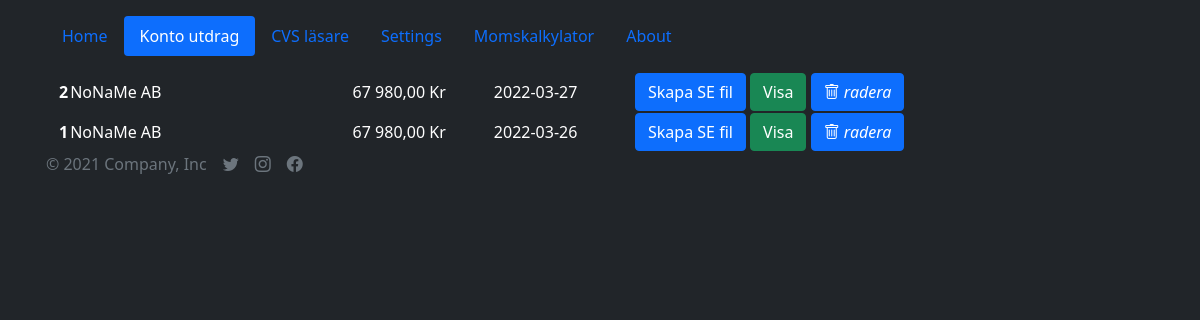
Before: /bank_statements with the older database file.
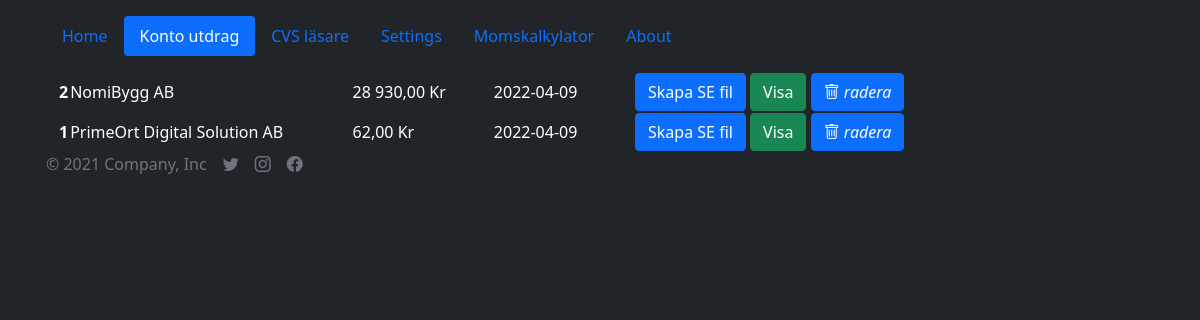
After: the same page with the newer database file.
### app/db/database_setup.py (models this page shows, shortened)
class BankStatement(Base):
    __tablename__ = 'bank_statement'
    __tableargs__ = {'comment': 'Bank Statements'}
    bank_statement_id = Column(Integer, nullable=False, unique=True, primary_key=True, autoincrement=True)
    title = Column(String(128), comment='Bank Statement name')
    summary = Column(String(128), comment='Summary')
    date = Column(String(128), default=datetime.utcnow(), comment='data')

### app/app.py (the view)
@app.route('/bank_statements')
def statements():
    return bank_statements.get_list_of_statements()

### app/bank_statements.py (called while the page is built)
def get_list_of_statements():
    statements = session.query(BankStatement).order_by(desc(BankStatement.bank_statement_id)).all()
    return render_template('bank_statements.html', statements=statements)

### app/templates/bank_statements.html (shortened to what this page needs)
{% extends 'base.html' %}
{% block body %}
    <main class="mt-3">
        <div class="container">
            <table>
                <tbody>
                {% for statement in statements %}
                    <tr class="gx-2 justify-content-center">
                        <th scope="row">{{ statement.bank_statement_id }}</th>
                        <td class="col-md-4">{{ statement.title }}</td>
                        <td class="col-md-2">{{ statement.summary }}</td>
                        <td class="col-md-2">{{ statement.date[0:10] }}</td>
                        <td class="col-auto">
                            <a href="/transactions/se/{{ statement.bank_statement_id }}"
                               class="btn btn-primary">Skapa SE fil</a>
                            <a href="/transactions/{{ statement.bank_statement_id }}" class="btn btn-success">Visa</a>
                            <a class="btn btn-primary" href="/bank_statements/{{ statement.bank_statement_id }}/delete" role="button">
                                <i class="bi bi-trash"> radera </i>
                            </a>
                        </td>
                    </tr>
                {% endfor %}
                </tbody>
            </table>
        </div>
    </main>
{% endblock %}

### app/templates/base.html (shortened to what this page needs)
<!doctype html>
<html lang="en" class="h-100 align-items-center">
<head>
    <link rel="stylesheet" href="{{ url_for('static',filename='css/main.css') }}">
    <link rel="stylesheet" href="https://cdn.jsdelivr.net/npm/bootstrap@5.1.3/dist/css/bootstrap.min.css"
>
    <link rel="stylesheet" href="https://cdn.jsdelivr.net/npm/bootstrap-icons@1.7.2/font/bootstrap-icons.css">
    <link rel="stylesheet"
          href="https://cdn.jsdelivr.net/npm/@fortawesome/fontawesome-free@5.15.4/css/fontawesome.min.css"
>
    <link href="https://cdn.jsdelivr.net/npm/bootstrap-dark-5@1.1.3/dist/css/bootstrap-night.min.css" rel="stylesheet">
    <link rel="stylesheet" href="https://cdnjs.cloudflare.com/ajax/libs/font-awesome/4.7.0/css/font-awesome.min.css">
</head>
<body class="text-white bg-dark">
<div class="container d-flex w-100  p-3 mx-auto flex-column">
    <header class="mb-auto">
        <ul class="nav nav-pills">
            <li class="nav-item"><a href="/"
                    {% if request.path == "/" %}
                                    class="active nav-link"
                    {% else %}
                                    class="nav-link"
                    {% endif %}
                                    aria-current="page">Home</a>
            </li>
            <li class="nav-item"><a href="/bank_statements"
                    {% if request.path == "/bank_statements" %}
                                    class="active nav-link"
                    {% else %}
                                    class="nav-link"
                    {% endif %}>Konto utdrag</a>
            </li>
            <li class="nav-item"><a href="/csv_reader"
                    {% if request.path == "/csv_reader" %}
                                    class="active nav-link"
                    {% else %}
                                    class="nav-link"
                    {% endif %}>CVS läsare</a></li>
            <li class="nav-item"><a href="/settings"
                    {% if request.path == "/settings" %}
                                    class="active nav-link"
                    {% else %}
                                    class="nav-link"
                    {% endif %}>Settings</a></li>
            <li class="nav-item"><a href="/vat"
                    {% if request.path == "/vat" %}
                                    class="active nav-link"
                    {% else %}
                                    class="nav-link"
                    {% endif %}>Momskalkylator</a></li>
            <li class="nav-item"><a href="/about"
                    {% if request.path == "/about" %}
                                    class="active nav-link"
                    {% else %}
                                    class="nav-link"
                    {% endif %}>About</a></li>
        </ul>
    </header>
    {% block body %}{% endblock %}
    <footer class="mt-auto text-white-50">
        <div class="d-flex align-items-center">
            <span class="text-muted">© 2021 Company, Inc</span>
            <ul class="nav mt-auto justify-content-end d-flex">
                <li class="ms-3">
                    <a class="text-muted" href="#">
                        <i class="bi bi-twitter"></i>
                    </a>
                </li>
                <li class="ms-3">
                    <a class="text-muted" href="#">
                        <i class="bi bi-instagram"></i>
                    </a>
                </li>
                <li class="ms-3">
                    <a class="text-muted" href="#">
                        <i class="bi bi-facebook"></i>
                    </a>
                </li>
            </ul>
        </div>
    </footer>
</div>
</body>
</html>

Changed rows visible on the page:
changed BankStatement id 2: title "NoNaMe AB" → "NomiBygg AB"; summary "67 980,00 Kr" → "28 930,00 Kr"; date "2022-03-27" → "2022-04-09"
changed BankStatement id 1: title "NoNaMe AB" → "PrimeOrt Digital Solution AB"; summary "67 980,00 Kr" → "62,00 Kr"; date "2022-03-26" → "2022-04-09"
